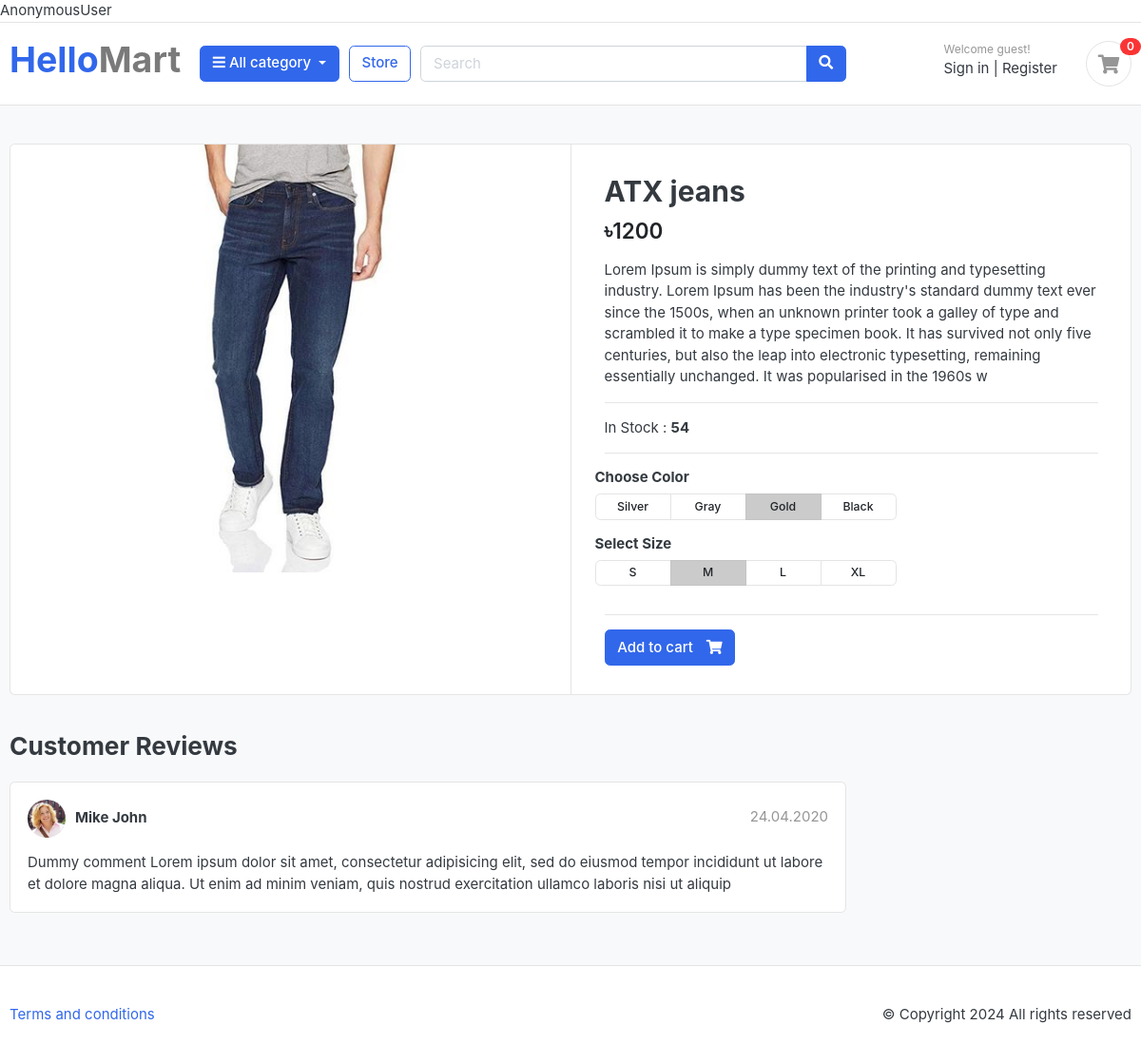
Before: /store/pant/atx-jeans/ with the older database file.
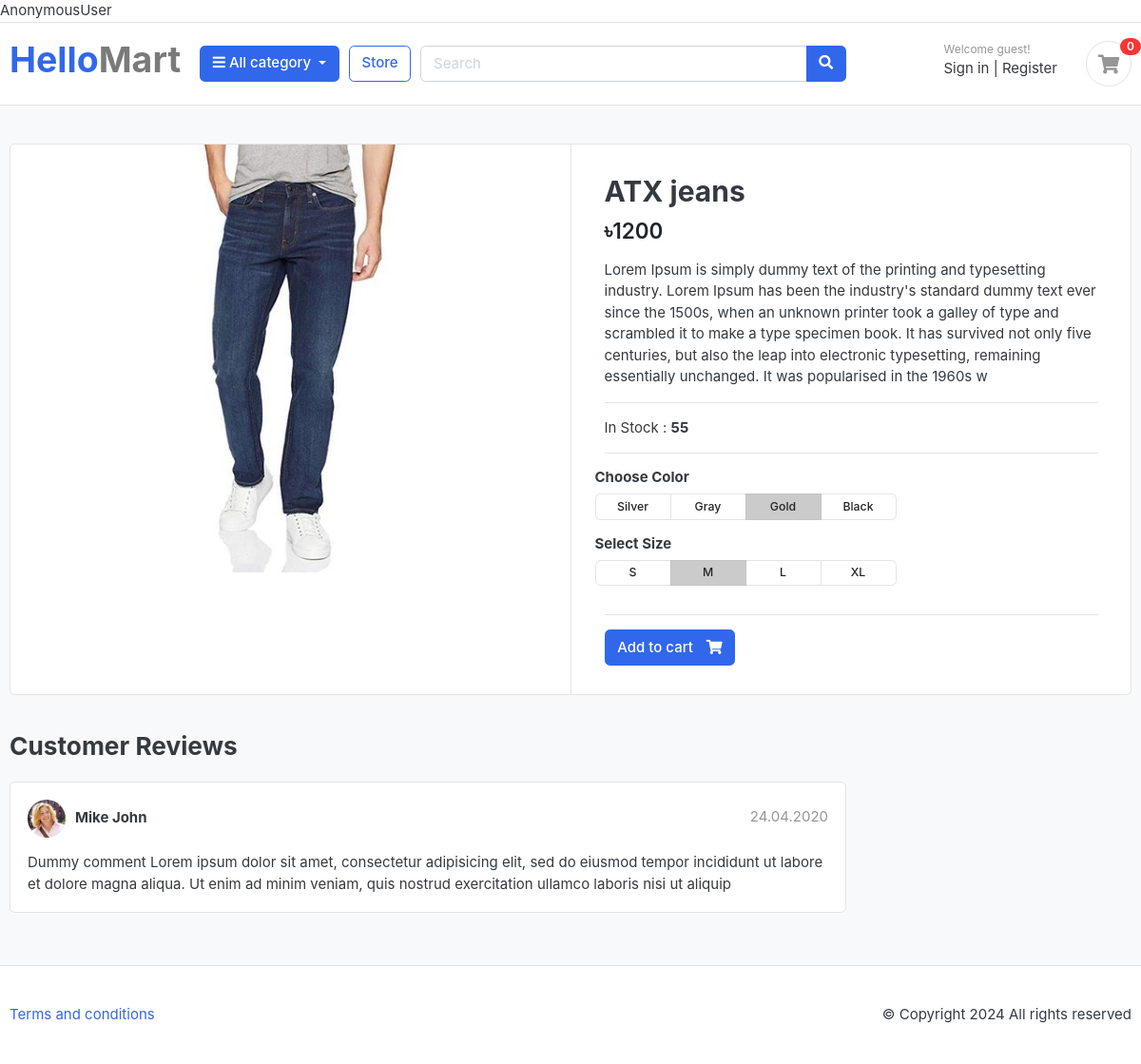
After: the same page with the newer database file.
### store/models.py (models this page shows)
class Product(models.Model):
    product_name = models.CharField(max_length=100, unique = True)
    slug = models.SlugField(max_length = 200, unique = True)
    description = models.TextField(max_length = 400, blank = True)
    price = models.IntegerField()
    image = models.ImageField(upload_to='photos/products')
    stock = models.IntegerField()
    is_available = models.BooleanField(default = True)
    category = models.ForeignKey(Category, on_delete=models.CASCADE)
    created_date = models.DateTimeField(auto_now_add = True)
    modified_date = models.DateTimeField(auto_now = True)
    def __str__(self) -> str:
        return self.product_name

### store/views.py (the view)
# urls.py: path('<slug:category_slug>/<slug:product_slug>/', views.productDetail, name='product_detail'),
def productDetail(request, category_slug, product_slug):
    single_product = Product.objects.get(slug = product_slug, category__slug = category_slug)
    print(single_product)
    return render(request, 'store/product-detail.html', {'product' : single_product})

### store/templates/store/product-detail.html (shortened to what this page needs)
{% extends "base.html" %}
{% load static %}
{% block body %}
<section class="section-content padding-y bg">
	<div class="container">
	<div class="card">
		<div class="row no-gutters">
			<aside class="col-md-6">
	<article class="gallery-wrap">
		<div class="img-big-wrap">
		   <a href="#"><img src="{{product.image.url}}"></a>
		</div>
	</article>
			</aside>
			<main class="col-md-6 border-left">
	<article class="content-body">
	<h2 class="title">{{product.product_name}} </h2>
	<div class="mb-3">
		<var class="price h4">৳{{product.price}} </var>
	</div>
	<p>{{product.description}} </p>
	<hr>
	<p>
		In Stock : <b>{{product.stock}} </b>
	</p>
	<hr>
		<div class="row">
			<div class="item-option-select">
				<h6>Choose Color</h6>
				<div class="btn-group btn-group-sm btn-group-toggle" data-toggle="buttons">
				  <label class="btn btn-light">
					<input type="radio" name="radio_color"> Silver
				  </label>
				  <label class="btn btn-light">
					<input type="radio" name="radio_color" > Gray
				  </label>
				  <label class="btn btn-light active">
					<input type="radio" name="radio_color checked"> Gold
				  </label>
				  <label class="btn btn-light">
					<input type="radio" name="radio_color"> Black
				  </label>
				</div>
			</div>
		</div>
		<div class="row">
			<div class="item-option-select">
				<h6>Select Size</h6>
				<div class="btn-group btn-group-sm btn-group-toggle" data-toggle="buttons">
				  <label class="btn btn-light">
					<input type="radio" name="radio_color"> S
				  </label>
				  <label class="btn btn-light active">
					<input type="radio" name="radio_color" checked> M
				  </label>
				  <label class="btn btn-light">
					<input type="radio" name="radio_color"> L
				  </label>
				  <label class="btn btn-light">
					<input type="radio" name="radio_color"> XL
				  </label>
				</div>
			</div>
		</div>
		<hr>
		<form method="post">
			<a href="{% url "add_cart" product.id %}" class="btn  btn-primary"> <span class="text">Add to cart</span> <i class="fas fa-shopping-cart"></i>  </a>
		</form>
	</article>
			</main>
		</div>
	</div>
	<br>
	<div class="row">
				<div class="col-md-9">
		<header class="section-heading">
			<h3>Customer Reviews </h3>
		</header>
		<article class="box mb-3">
			<div class="icontext w-100">
				<img src="./images/avatars/avatar1.jpg" class="img-xs icon rounded-circle">
				<div class="text">
					<span class="date text-muted float-md-right">24.04.2020 </span>
					<h6 class="mb-1">Mike John </h6>
				</div>
			</div>
			<div class="mt-3">
				<p>
					Dummy comment Lorem ipsum dolor sit amet, consectetur adipisicing elit, sed do eiusmod
					tempor incididunt ut labore et dolore magna aliqua. Ut enim ad minim veniam,
					quis nostrud exercitation ullamco laboris nisi ut aliquip
				</p>
			</div>
		</article>
		</div>
	</div>
	</div>
	</section>
{% endblock body %}

Changed rows visible on the page:
changed Product "ATX jeans": stock "54" → "55"
